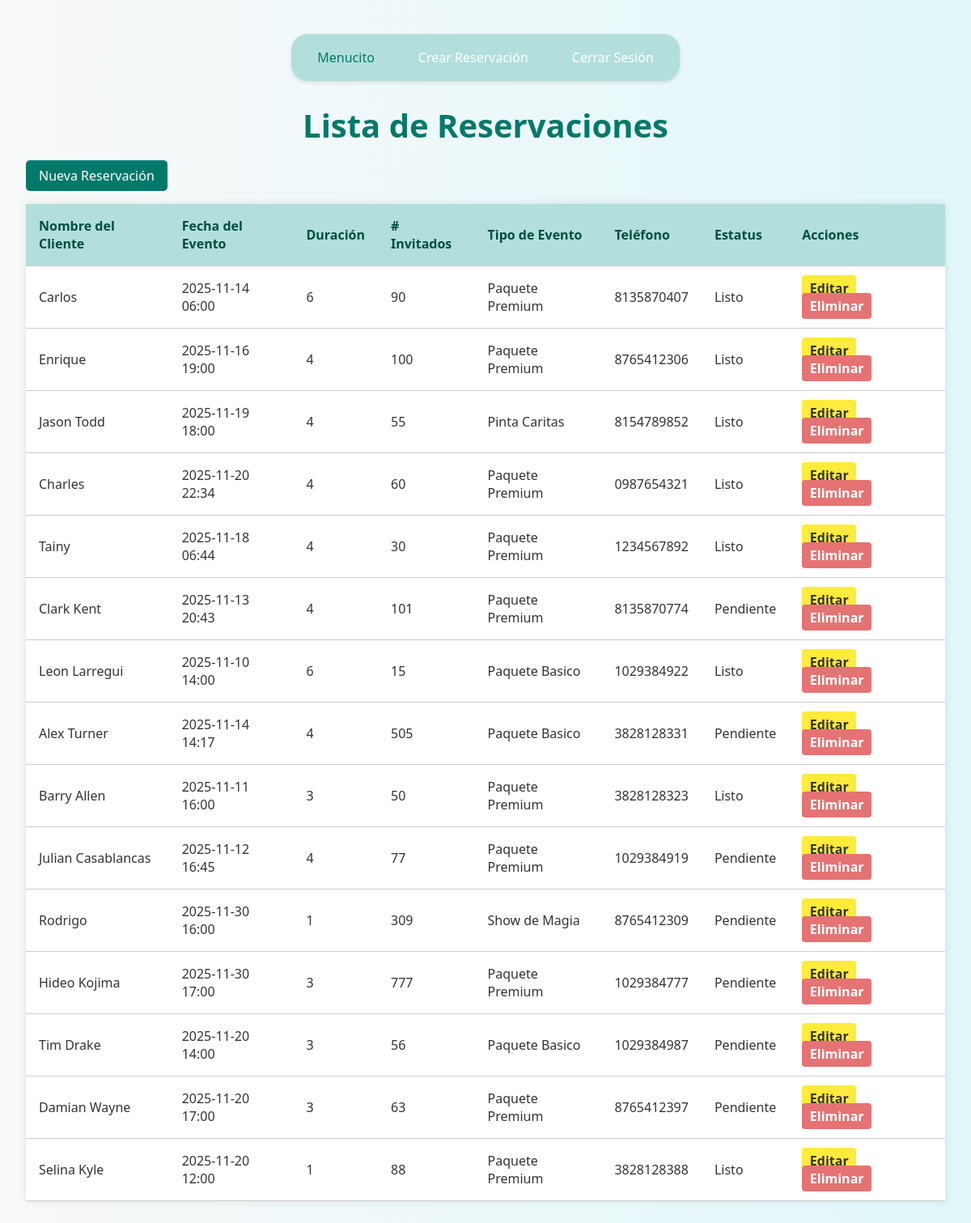
/listar/ (signed in), run on an earlier commit of the app's database.
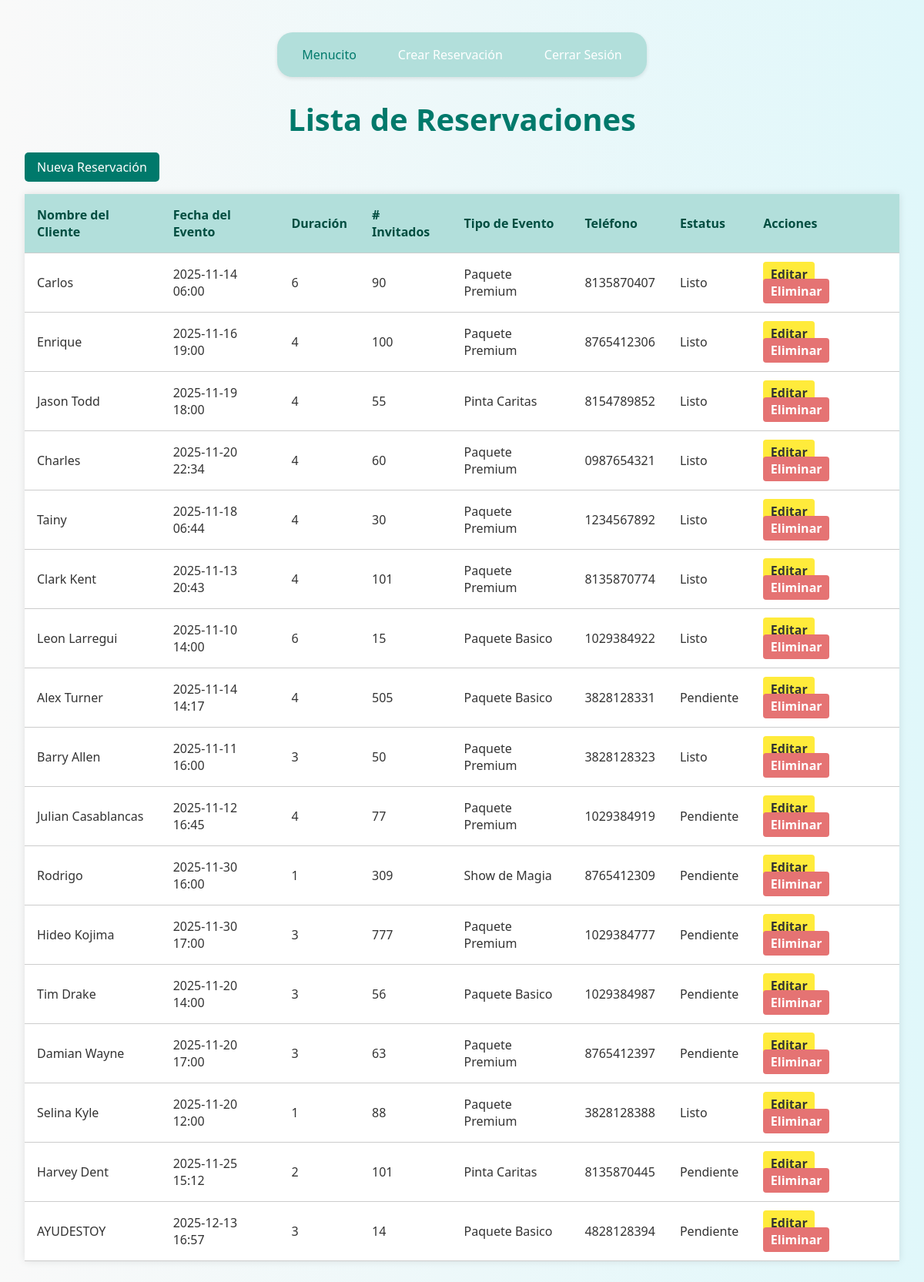
And on a later commit of the database.
### app/models.py (models this page shows, shortened)
class RESERVACION(models.Model):
    nombre_cliente = models.CharField(max_length=100)
    fecha_evento = models.DateTimeField()
    duracion_horas = models.IntegerField(default=4)
    num_invitados = models.IntegerField()
    tipo_evento = models.CharField(max_length=50)
    telefono_contacto = models.CharField(max_length=15)
    estatus = models.CharField(max_length=20, default='Pendiente')
    @property
    def estatus_actualizado(self):
        if self.fecha_evento < timezone.now():
            return "Listo"
        return self.estatus

### app/views.py (the view)
# urls.py: path('listar/', views.listar_reservaciones, name='listar'),
@login_required
@user_passes_test(is_admin)
def listar_reservaciones(request):
    reservaciones = RESERVACION.objects.all()
    return render(request, 'listar.html', {'reservaciones': reservaciones})

### app/views.py (called while the page is built)
def is_admin(user):
    return user.is_superuser

### app/templates/listar.html (shortened to what this page needs)
{% load static %}
<!DOCTYPE html>
<html lang="es" translate="no">
<head>
    <link rel="stylesheet" href="{% static 'css/stylelistar.css' %}">
</head>
<body>
    {% include 'menu.html' %}
    <h1>Lista de Reservaciones</h1>
    <a class="boton-nuevo" href="{% url 'crear' %}">Nueva Reservación</a>
    <table class="tabla-productos">
        <thead>
            <tr>
                <th>Nombre del Cliente</th>
                <th>Fecha del Evento</th>
                <th>Duración</th>
                <th># Invitados</th>
                <th>Tipo de Evento</th>
                <th>Teléfono</th>
                <th>Estatus</th>
                <th>Acciones</th>
            </tr>
        </thead>
        <tbody>
            {% for reservacion in reservaciones %}
            <tr>
                <td>{{ reservacion.nombre_cliente }}</td>
                <td>{{ reservacion.fecha_evento|date:"Y-m-d H:i" }}</td>
                <td>{{ reservacion.duracion_horas }}</td>
                <td>{{ reservacion.num_invitados }}</td>
                <td>{{ reservacion.tipo_evento }}</td>
                <td>{{ reservacion.telefono_contacto }}</td>
                <td>{{ reservacion.estatus_actualizado }}</td>
                <td>
                    <a class="boton-editar" href="{% url 'editar' reservacion.id %}">Editar</a>
                    <a class="boton-eliminar" href="{% url 'eliminar' reservacion.id %}" onclick="return confirmarEliminacion(event)">Eliminar</a>
                </td>
            </tr>
            {% empty %}
            <tr>
                <td colspan="7" class="text-center text-muted">No hay reservaciones registradas.</td>
            </tr>
            {% endfor %}
        </tbody>
    </table>
</body>
</html>

What changed in the data, as far as the page shows it:
changed RESERVACION "Clark Kent": estatus_actualizado "Pendiente" → "Listo"
added RESERVACION: nombre_cliente "Harvey Dent", fecha_evento "2025-11-25 15:12", duracion_horas "2", num_invitados "101", tipo_evento "Pinta Caritas", telefono_contacto "8135870445", estatus_actualizado "Pendiente"
added RESERVACION: nombre_cliente "AYUDESTOY", fecha_evento "2025-12-13 16:57", duracion_horas "3", num_invitados "14", tipo_evento "Paquete Basico", telefono_contacto "4828128394", estatus_actualizado "Pendiente"
